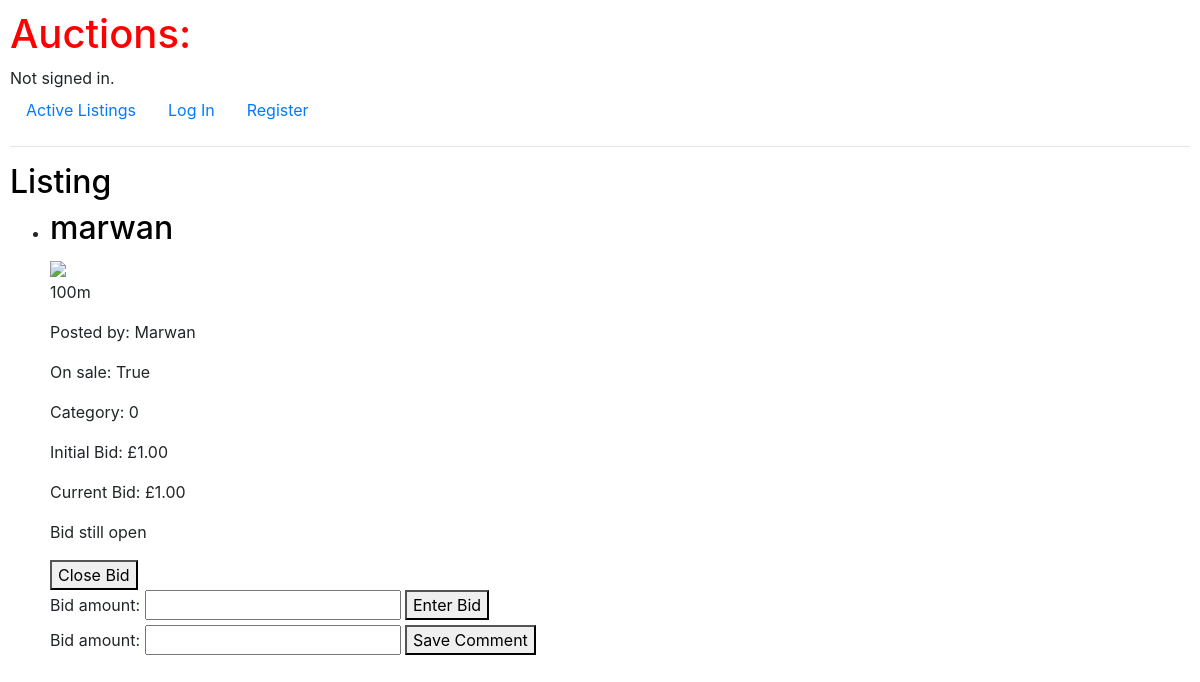
The app's page /bid/4, older data.
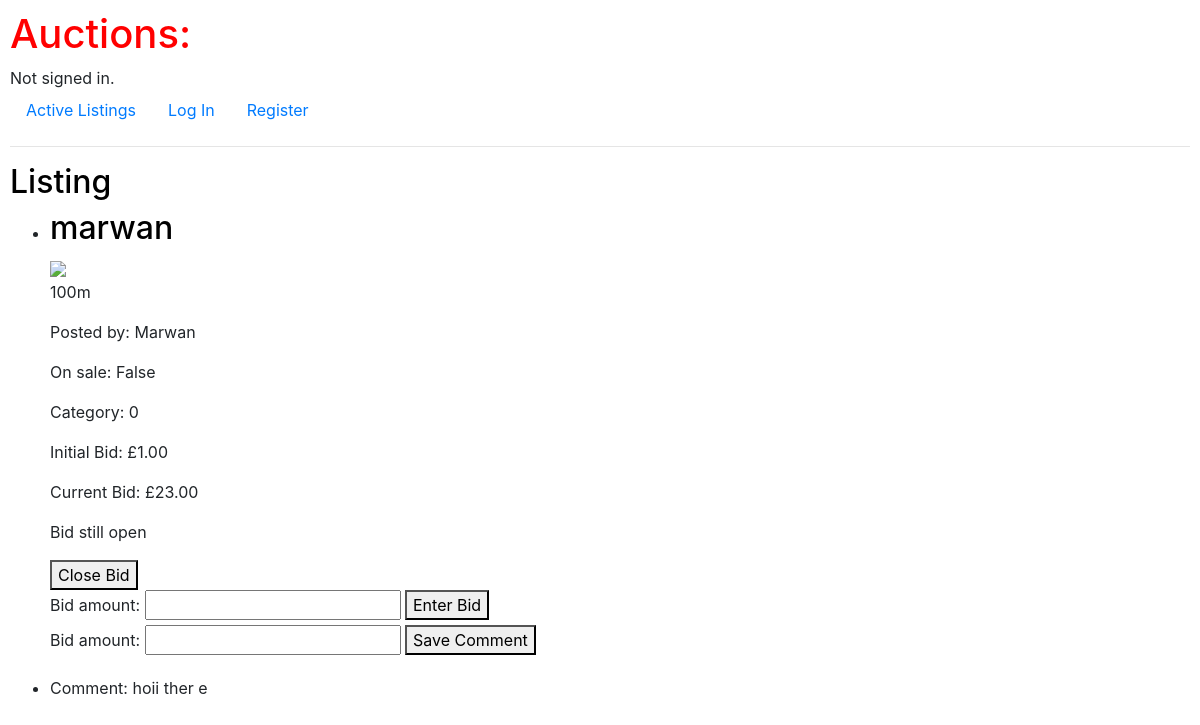
The same page, newer data.
### auctions/models.py (models this page shows, shortened)
class AuctionListing(models.Model):
    user = models.ForeignKey(User, on_delete=models.CASCADE, related_name= "auction_listings")
    title = models.CharField(max_length=64)
    description = models.TextField()
    category = models.CharField(max_length = 64)
    image = models.ImageField(upload_to='')
    initial_bid = models.DecimalField(max_digits=6, decimal_places=2)
    is_open = models.BooleanField(default=True)
    winner = models.ForeignKey(User, on_delete=models.CASCADE, related_name="user", null=True, blank=True)
    def current_bid(self):
        bid = Bid.objects.filter(auction_listing=self).order_by('-bid_amount').first()
        if bid:
            return bid.bid_amount
        else:
            return self.initial_bid

class User(AbstractUser):
    pass

class Bid(models.Model):
    user = models.ForeignKey(User, on_delete=models.CASCADE, related_name= "bid" )
    auction_listing = models.ForeignKey(AuctionListing, on_delete=models.CASCADE, related_name= "auction_listing" )
    bid_amount = models.DecimalField(max_digits=10, decimal_places=2)

class Comment(models.Model):
    user = models.ForeignKey(User, on_delete=models.CASCADE, related_name= "comment")
    auction_listing = models.ForeignKey(AuctionListing, on_delete=models.CASCADE, related_name="comments")
    comment = models.TextField()

### auctions/views.py (the view)
# urls.py: path("bid/<int:listing_id>", views.current_price, name="current_price"),
def current_price(request, listing_id):
    auction_listing = AuctionListing.objects.get(id=listing_id)
    auction_listings = AuctionListing.objects.all()
    current_bids = {}
    for listing in auction_listings:
        bid = Bid.objects.filter(auction_listing=listing).order_by('-bid_amount').first()
        if bid == None:
            bid = listing.initial_bid
        current_bids[listing.id] = bid if bid else listing.initial_bid
        current_bids
    if request.method == 'POST':
        form = BidForm(request.POST)
        if form.is_valid():
            bid_amount = form.cleaned_data['bid_amount']
            if current_bids[auction_listing.id] == listing.initial_bid:
                highest_bidding_price = current_bids[auction_listing.id]
            else:
                highest_bidding_price = current_bids[auction_listing.id].bid_amount
            if bid_amount <= highest_bidding_price:
                form.add_error('bid_amount',"Your bid is not sufficient and must be higher than the current bid amount")
            else:
                new_bid = Bid(user=request.user, auction_listing=auction_listing, bid_amount=form.cleaned_data['bid_amount'])
                new_bid.save()
                return render(request, 'auctions/listing.html', {'form': form, 'listing': auction_listing, 'current_bids': current_bids})
    else:
        form = BidForm()
    return render(request, 'auctions/listing.html', {'form': form, 'listing': auction_listing})

### auctions/forms.py
class BidForm(forms.ModelForm):
    class Meta:
        model = Bid
        fields = ['bid_amount']

### auctions/templates/auctions/listing.html (shortened to what this page needs)
{% extends "auctions/layout.html" %}
{% block body %}
    <h2>Listing</h2>
	<ul>
        <li><h2>{{ listing.title }}</h2>
        <img src="{{ listing.image.url }}" style="max-width: 300px; max-height: 300px;">
        <p>{{ listing.description }}</p>
        <p>Posted by: {{ listing.user }}</p>
        <p>On sale: {{ listing.is_open}}</p>
        <p>Category: {{ listing.category }}</p>
        <p>Initial Bid: £{{ listing.initial_bid }}</p>
        <p>Current Bid: £{{ listing.current_bid }}</p>
        {% if winner %}
            <p>The winner is: {{winner.user.username}}</p>
        {% else %}
            <p> Bid still open </p>
        {% endif %}
        <form method="post" action="{% url 'auction_closed' listing_id=listing.id %}">
            <button type = "submit">Close Bid</button>
        </form>
        <form method="post" action="{% url 'current_price' listing.id %}" enctype="multipart/form-data">
            {{ form.bid_amount.label_tag }}
            {{ form.bid_amount }}
            <button type = "submit">Enter Bid</button>
        </form>
            <form method="post" id = "Form1" >
                {{ form }}
                <button id = "Button1" type = "submit" >Save Comment</button>
            </form></li>
        <p>
            {% for comment in listing.comments.all %}
                <li>Comment: {{ comment.comment }}</li>
            {% endfor %}
        </p>
	</ul>
{% endblock %}

### auctions/templates/auctions/layout.html (shortened to what this page needs)
{% load static %}
<!DOCTYPE html>
<html lang="en">
    <head>
        <link rel="stylesheet" href="https://stackpath.bootstrapcdn.com/bootstrap/4.4.1/css/bootstrap.min.css">
        <link href="{% static 'auctions/styles.css' %}" rel="stylesheet">
    </head>
    <body>
        <h1>Auctions:</h1>
        <div>
            {% if user.is_authenticated %}
                Signed in as <strong>{{ user.username }}</strong>.
            {% else %}
                Not signed in.
            {% endif %}
        </div>
        <ul class="nav">
            <li class="nav-item">
                <a class="nav-link" href="{% url 'index' %}">Active Listings</a>
            </li>
            {% if user.is_authenticated %}
                <li class="nav-item">
                    <a class="nav-link" href="{% url 'logout' %}">Log Out</a>
                </li>
                <li class="nav-item">
                    <a class="nav-link" href="{% url 'new_listing' %}">Sell Item</a>
                </li>
            {% else %}
                <li class="nav-item">
                    <a class="nav-link" href="{% url 'login' %}">Log In</a>
                </li>
                <li class="nav-item">
                    <a class="nav-link" href="{% url 'register' %}">Register</a>
                </li>
            {% endif %}
        </ul>
        <hr>
        {% block body %}
        {% endblock %}
    </body>
</html>

### auctions/static/auctions/styles.css (style rules this page uses)
body { padding: 10px; }
h2 { color : black; }
h1 { color : red; }
p { font-style: inherit; }

Row changes from the older to the newer data that the page shows:
changed AuctionListing "marwan": is_open "True" → "False"; current_bid "1.00" → "23.00"
added Comment: comment "hoii ther e"
